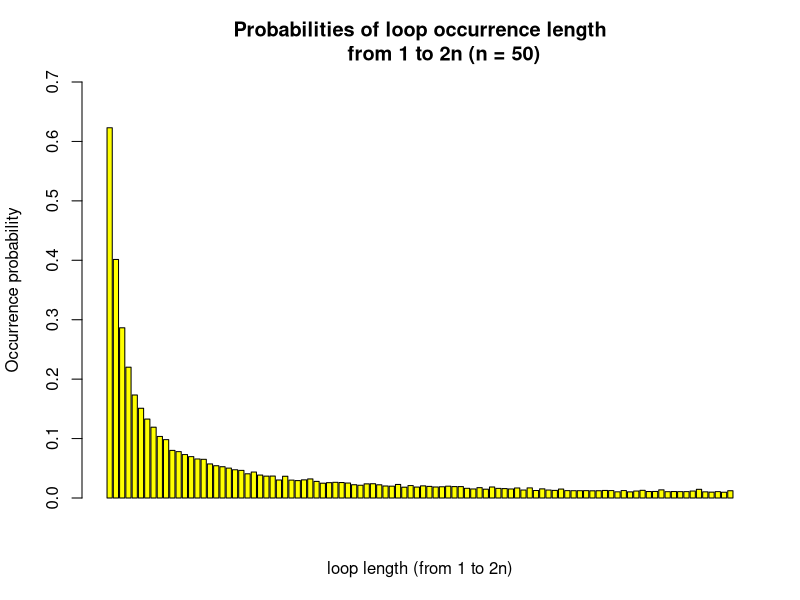

Generate this figure with R:
# Group 13: Likang Xu (s2295871), Tongfei Li (s2328507), Yifan Jin (s2434130)

# Github: https://github.com/StaceyTf1999/Group13_Prisoner_Problem.git

# Team member contributions:
# Likang Xu: Contributing to the main structure of the code
# Tongfei Li: Contributing to the rest of the code, and modified
# Yifan Jin: Giving insights to the code framework, and wrote comments
# Everyone contributed roughly equally


# Three strategies were tested by simulation to solve the prisoner puzzle. 
### First strategy: The prisoner first opened the box with his own number 
# written on it, and the number on the card in the box was k. If k is not their 
# prisoner number, they go to box k, open it and repeat the process until they 
# find a card with their number on it. But criminals can open at most n boxes.
### Second strategy: As strategy 1, but starting from a randomly selected box.
### Third strategy: Randomly open n boxes.

# Firstly, we analysed each strategy and write 3 functions (strategy_1(), 
# strategy_2(), strategy_3()). For each strategy, if the prisoner managed to find
# his number, the function will return true otherwise false. Then, we made a 
# function: select.strategy() select between the three strategies given an input
# in (1, 2, 3). Specifically, when we input “1”, which means we would choose 
# strategy one.

# After this, we wrote a function Pone() to estimate the probability of a single 
# prisoner succeeding in finding their number. Similarly, the function Pall() is
# to estimate the probability of all prisoners finding their number, which means
# they succeed in completing the task. After obtaining the two functions above, 
# we generated function success_prob(), which can show the individual and joint
# success probabilities under each strategy. 

# While using strategy 1, prisoners are selecting cards in a loop, which the 
# loops start from the card number of the k’s box (k is prisoner number), ends up 
# with card number k. Hence if all the loops in the 2n boxes length less than n, 
# all the prisoners will success. The function dloop() which would estimate the
# occurrence probabilities of loops length from 1 to 2n by simulation. 

# We then used the success_prob() function to estimate the individual and joint
# success probabilities under each strategy. Surprisingly, the joint success 
# probability of strategy 1 is close to 30%, while that of the other two strategies
# is approximately 0. 

# Next, we make a plot that shows probabilities of loop occurrence length from 1
# to 100 by 10000 times of simulation, where x denotes the loop length and y denotes
# the occurrence probability. Additionally, the probability that there is no loop
# longer than 50 is also close to 30%. 


# the arguments are the same for strategy 1, 2, 3
# n: the number of opened boxes;
# card_num (array) is the card numbers in the boxes; 
# Prisoner represents the prisoner's number.

# strategy 1
# For i in 1:n, the prisoner would open the box whose number is the same as their
# number. Then, determine whether the number k in this box is equal to the
# criminal's number --- if equal, then return T and break the i-th loop, which
# means the prisoner success; if not equal, then open the next box which number
# is k, and determine whether the prisoner find his number. Repeat this process
# until the prisoner success or opens all n boxes and fails (return F)
strategy_1 <- function(n, card_num, Prisoner){
  next_box <- Prisoner # The first opened boxed number is the prisoner number
  for (i in 1:n){
    if (card_num[next_box] == Prisoner){
      return(T) #if card number = Prisoner, return True
      break
    } else next_box = card_num[next_box] 
    #last observed card number would be the box number opens next
  }
  return(F) #if could not find prisoner number after open n boxes, return False
}


# strategy 2
# Here, the next_box starts from randomly selected a box. The sample() function 
# would help us to do this. 
strategy_2 <- function(n, card_num, Prisoner){
  # randomly select a box, the following is the same as strategy one
  next_box <- sample(c(1:(2*n)), size = 1)
  for (i in 1:n){
    if (card_num[next_box] == Prisoner){
      return(T)
      break
    } else next_box = card_num[next_box]
  }
  return(F)
}


# strategy 3
# Here prisoner_select() give out the n randomly selected boxes. If prisoner’s
# number appeared in the card_num[prisoner_select] (all the cards number in the
# selected boxes), then return T, otherwise return F.
strategy_3 <- function(n, card_num, Prisoner){
  # replace = FALSE is needed since one cannot choose two same boxes
  prisoner_select = sample(c(1:(2*n)), size = n, replace = FALSE)
  # whether he/she got his card
  if (Prisoner %in% card_num[prisoner_select]){
    return(T)
  }
  return(F)
}


# select.strategy() take strategy as input which can take inputs 1, 2, 3, which 
# represent 3 different strategies. When input “1”, which means we would choose 
# strategy one, then strategy_1() function would be selected. 
select.strategy <- function(strategy){
  if (strategy == 1){
    strategy = strategy_1
  } 
  else if (strategy == 2){
    strategy = strategy_2
  }
  else if (strategy == 3){ 
    strategy = strategy_3
  }
  return(strategy)
}


# Pone
# n: the number of opened boxes;
# k: the card number in the first box the prisoner opened; 
# strategy: which can take 3 inputs (1, 2, 3); 
# nreps: the number of replicate simulations
# Firstly using select.strategy(strategy) to select one of the three strategies.
# Then define correct = 0 to count the number prisoner successes in nreps times 
# of simulation. Each time, card_num would be randomly sample, Prisoner would 
# return the prisoner’s number given k. If the strategy(n, card_num, Prisoner) 
# give out a True, then correct would add one. Finally, return the correct/nreps
# as the probability of success. 
Pone <- function(n, k, strategy, nreps){
  # select one strategy
  strategy = select.strategy(strategy)
  # used for count the number of prisoner success in nreps times
  correct = 0
  # simulate nreps times
  for (j in 1:nreps){
    # shuffle the boxes
    card_num <- sample(c(1:(2*n)), size = 2*n, replace = FALSE)
    # find prisoner number given k
    Prisoner <- which(card_num == k)
    # count if the prisoner success
    if (strategy(n, card_num, Prisoner)){
      correct = correct + 1
    }
  }
  # return the probability of success
  return(correct/nreps)
}


# Pall
# the arguments are the same as Pone() except k
# Given a strategy, in the j-th simulation, we use sample() to randomly generate
# the card number in each box. Then using “success” to count the times when a 
# prisoner wins the game, if one fails, move to next simulation. If all prisoners
# find their number (success==2*n), counts using “correct”. Finally, the function
# would return the probability of joint success (correct/nreps).
Pall <- function(n, strategy, nreps){
  #  select one strategy
  strategy = select.strategy(strategy)
  # used for count the times when prisoner win the game
  correct = 0
  # simulate nreps times
  for (j in 1:nreps){
    # shuffle the boxes
    card_num <- sample(c(1:(2*n)), size = 2*n, replace = FALSE)
    # counts the number of success prisoners in the j experiment
    success = 0
    for (k in 1:(2*n)) {
      Prisoner <- which(card_num == k) # find prisoner number
      # count the number of success prisoners
      if (strategy(n, card_num, Prisoner)){
        success = success + 1
      } else {break} # if one prisoner fails, all would fail
    }
    # if all prisoner find their card, count
    if (success == 2*n){
      correct = correct + 1
    }
  }
  # return the probability of joint success
  return(correct/nreps)
}


# The function success_prob() would print the individual and joint success 
# probabilities under the 3 strategies given n, nreps defined above. 
success_prob <- function(n, nreps) {
  cat('Simulated', {nreps}, 'times with', {2*n}, 'prisoners\n\n')
  for (strategy in 1:3) {
    cat('Strategy ', {strategy}, ':\n', sep = '')
    cat('P(individual success) = ', {Pone(n, 1, strategy, nreps)}, '\n' ,sep = '')
    cat('P(joint success) = ', {Pall(n, strategy, nreps)}, '\n\n' ,sep = '')
  }
}


# Estimate the occurrence probabilities of loops length from 1 to 2n by simulation
# The main idea is: form an nreps×2n matrix “a”, for the j-th row in “a”, the 
# i-th element will count the number of occurrences of loop with length i in the 
# j-th simulation. Then using the function prob_non_zero() to calculate the 
# occurrence probability of each loop.


# prob_non_zero
# given the matrix “a”, it will generate a zero array with length the number of 
# columns in “a”, then for each column in “a” (which counts the appearances of each
# loop in every simulation), we calculate the number of non-zero elements (means
# the loop occurs at least once) given by the number of rows, which gives the 
# occurrence probability of each loop, and write it into the 2n array, and return
# the final array.
prob_non_zero <- function(a){
  non_zero = rep(0,ncol(a)) # to store the probabilities
  # for each column in a
  for (k in 1:ncol(a)) {
    # the number of non-zero elements given by the number of rows
    non_zero[k] = (length(which(a[,k]!=0)))/nrow(a)
  }
  return(non_zero)
}


# dloop() (the two arguments, n, nreps defined above)
# To find the matrix "a", in every simulation:
# 1)	using sample() to shuffle the cards and open the first box, add the card 
# number to a vector called loop. 
# 2)	Then judge whether the card number equal to 1, if the answer is no, open 
# next box indexed by the card number, and add the new card number to the vector 
# loop. 
# 3)	Repeat section 2) until the card number in the final box is 1, if we got to 
# this point, count the occurrence of the loop in “a”, ignore the boxes appeared in 
# the loop by setting the card number in loop to 0, select the first box with non
# -zero card number, and redefine the loop to be a null set. 
# 4)	Repeat sections 2) and 3) except in section 2) we firstly judge whether the 
# card number equal to the index of the first box with non-zero card number. This 
# section ends when all the card numbers are 0. Note that we put this judgement 
# at first in the if-else structure for efficiency. 

# 5)	Repeat section 1) to 4) nreps times then we got the needed matrix “a”.
# 6)	Using prob_non_zero() to return the occurrence probability of each loop
dloop <- function(n, nreps){
  # a can store the occurrence of loops
  a = array(0,dim=c(nreps,2*n))
  for (j in 1:nreps) {
    # shuffle the cards
    card_num <- sample(c(1:(2*n)), size = 2*n, replace = FALSE)
    # open the first box
    next_box <- card_num[1]
    # add the card number to the loop
    loop <- c(next_box)
    # find all the loops
    for (i in 1:(2*n)) {
      # this actually happens only when we find all the loop(s)
      if (sum(card_num)==0){
        break
      }
      # which(card_num!=0)[1] means the index the first non-zero element
      else if (card_num[next_box] != which(card_num!=0)[1]){ 
        # add the card number to the loop
        loop = append(loop, card_num[next_box])
        # open next box
        next_box = card_num[next_box]
      } 
      # if we got to this point, it means we find a loop
      else { 
        loop = append(loop, card_num[next_box])
        # count the occurrence the loop in “a”
        a[j,length(loop)] = a[j,length(loop)] + 1
        # setting the card number in loop to 0
        card_num[card_num %in% loop] = 0 
        # open the first box with non-zero card number
        next_box <- which(card_num!=0)[1]
        # redefine the loop
        loop <- c()
      }
    }
  }
  return(prob_non_zero(a))
}


# Estimate the individual and joint success probabilities under each strategy 
# for n = 5 and for n = 50, and nreps = 10000.
success_prob(5, 10000)
success_prob(50, 10000)
# Intuitively, the probability of each prisoner succeeds in completing the 
# challenge is 0.5. Given n = 50, as each prisoner’s choice is independent, the 
# probability of 100 prisoners succeeding at the same time is 0.5^100, which is
# almost approximately zero! Once we come up with the right strategy, the 
# probability of success will surprisingly increase to 30%.


# Estimate the probability of loop length from 1 to 2n when n = 50, nreps = 10000. 
prob = dloop(50,10000)


# Draw the plot that shows probabilities of loop occurrence length from 1 to 2n, 
# where x denotes the loop length and y denotes the occurrence probability.
barplot(prob, col='yellow', main='Probabilities of loop occurrence length
        from 1 to 2n (n = 50)',xlab='loop length (from 1 to 2n)',
        ylab='Occurrence probability',ylim=c(0,0.7))


# probability that there is no loop longer than 50 
cat('P(no loop longer than 50) = ', {1-sum(prob[51:100])}, '\n\n' ,sep = '')







